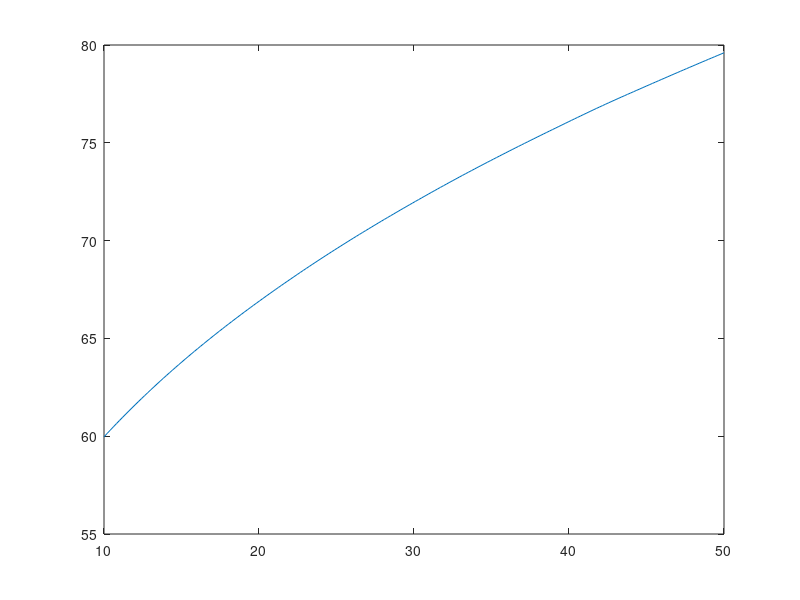

Recreate this plot in MATLAB.
%% d local search 
clear;clc;

%% Step 1, discretizes the state space
tic
kss=50;
kmin=10; 
kmax=kss;
n=199;
K=kmin:(kmax-kmin)/n:kmax; 
p=size(K,2);
theta=0.679;
h=1;
delta=0.013;
beta=0.988;
%% Step 2, Initial guess for V
eps=ones(1,p)*0.1;  %toleranz value
V=zeros(p);
V1=ones(1,p);
g=ones(1,p);
s=0;
%% 
    
% Step 3, Return matrix

m=zeros(p);
M=zeros(p);

for i=1:p
    for j=1:p
        m(i,j)=K(i)^(1-theta)*h^theta+(1-delta)*K(i)-K(j);
    end
end

% Step 4, unfeasible k'
for i=1:p
    for j=1:p
        if m(i,j)>0
            M(i,j)=log(m(i,j));
        else 
            M(i,j)=-1000;
        end
    end
end
        
% Step 5 Matrix chi and updated value function 

X=M+beta*V;


for i=1:p
    [V1(i), g(i)]=max(X(i,:));
end

s=s+1;
%if double(any(abs(V1-V(1,:))>eps)) == 0
    %b=1;
    %break
    
    
%%    
while double(any(abs(V1-V(1,:))>eps)) > 0  
%%    
    if s>0;
       V=repmat(V1,p,1);
    end
    
    b=102;               %bound for local search, all smaller bounds will be bounding 
    gg=zeros(1,p);       %all the g,gg,ggg are to save the actual position of the max
    ggg=zeros(1,p);
    for i=1:p
        Xr=zeros(1,b);        %to avoid calculating the whole X matrix, only
        
        if g(i)+b<p                        %if the grid doesnt bind befor the local bound
            t=1;
            for j=g(i):g(i)+b              %calculate for position greater or equal then
                Xr(t)=M(i,j)+beta*V(i,j);  %the policy function of last period + the bound for local search
                t=t+1;
            end
        else
            r=1;
            for j=g(i):p                   
                Xr(r)=M(i,j)+beta*V(i,j); 
                r=r+1;
            end
        end
        [V1(i), gg(i)]=max(Xr);    %then maximize each row and safe
        if gg(i)==b+1
            error('local bound binding'); %if optimal position is at the bound
        end
        ggg(i)=g(i)-1+gg(i);       %calculate the true position of the arg max
        Xr=[];
    end
    
    g=ggg;
     

    s=s+1;
%%    
end
toc
%%
plot(K,V1)
